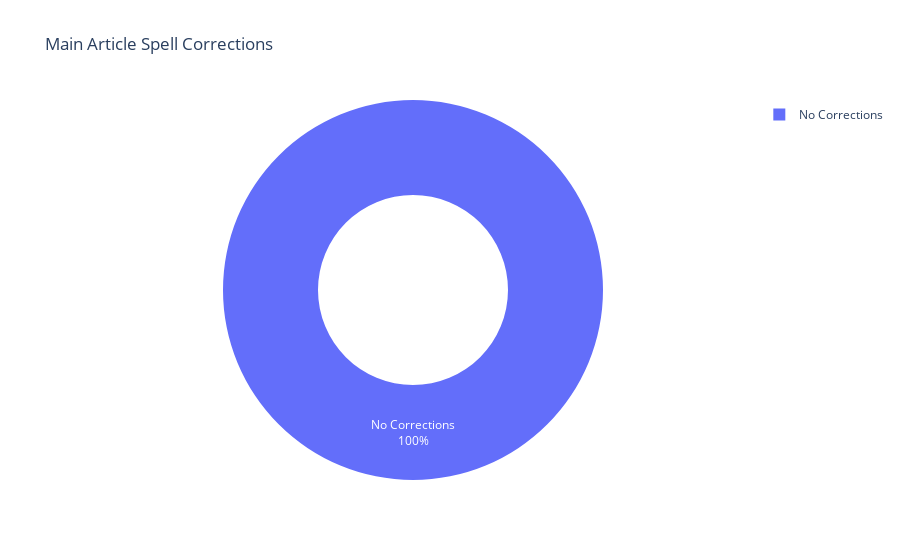
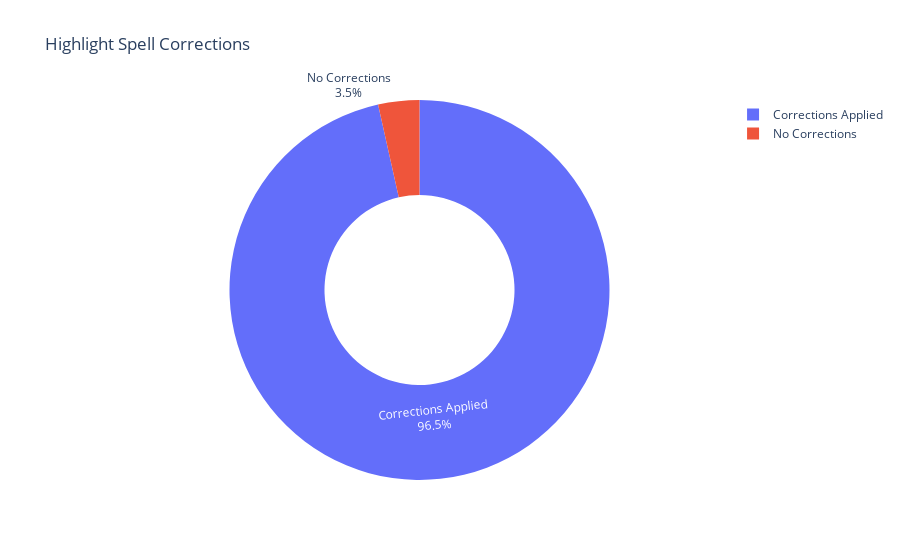

Notebook cell for these charts, in order:
### Markdown cell above
Plotly plots for pecentages of articles corrected

### Code cell
import plotly.graph_objects as go


# Getting the counts and sorting them for the pie charts
main_corrections = df_processed_data['main_corrections_applied'].value_counts().sort_index()
highlight_corrections = df_processed_data['highlight_corrections_applied'].value_counts().sort_index()

# setting the labels for the plot
labels = ['No Corrections', 'Corrections Applied']

# Pie Chart for Main Article Corrections
fig_main_corrections = go.Figure( # plotly go object
    data=[go.Pie(
        labels=labels,
        values=main_corrections,
        hole=0.5, # center ring size
        textinfo='percent+label'
    )]
)
fig_main_corrections.update_layout(title_text="Main Article Spell Corrections") # plot for main article text corrections applied

# Pie Chart for Highlight Corrections
fig_highlight_corrections = go.Figure(
    data=[go.Pie(
        labels=labels,
        values=highlight_corrections,
        hole=0.5, # center ring size
        textinfo='percent+label'
    )]
)
fig_highlight_corrections.update_layout(title_text="Highlight Spell Corrections") # plot for highlight text corrected

# plotting the graphs
fig_main_corrections.show()
fig_highlight_corrections.show()

### Figure 1 — Plotly figure (JSON) as saved in the notebook; plotly's stock layout.template omitted (floating-point values rounded to 4 significant figures)
{"data": [{"hole": 0.5, "labels": ["No Corrections", "Corrections Applied"], "textinfo": "percent+label", "type": "pie", "values": [200]}], "layout": {"title": {"text": "Main Article Spell Corrections"}}}

### Figure 2 — Plotly figure (JSON) as saved in the notebook; plotly's stock layout.template omitted (floating-point values rounded to 4 significant figures)
{"data": [{"hole": 0.5, "labels": ["No Corrections", "Corrections Applied"], "textinfo": "percent+label", "type": "pie", "values": [7, 193]}], "layout": {"title": {"text": "Highlight Spell Corrections"}}}
